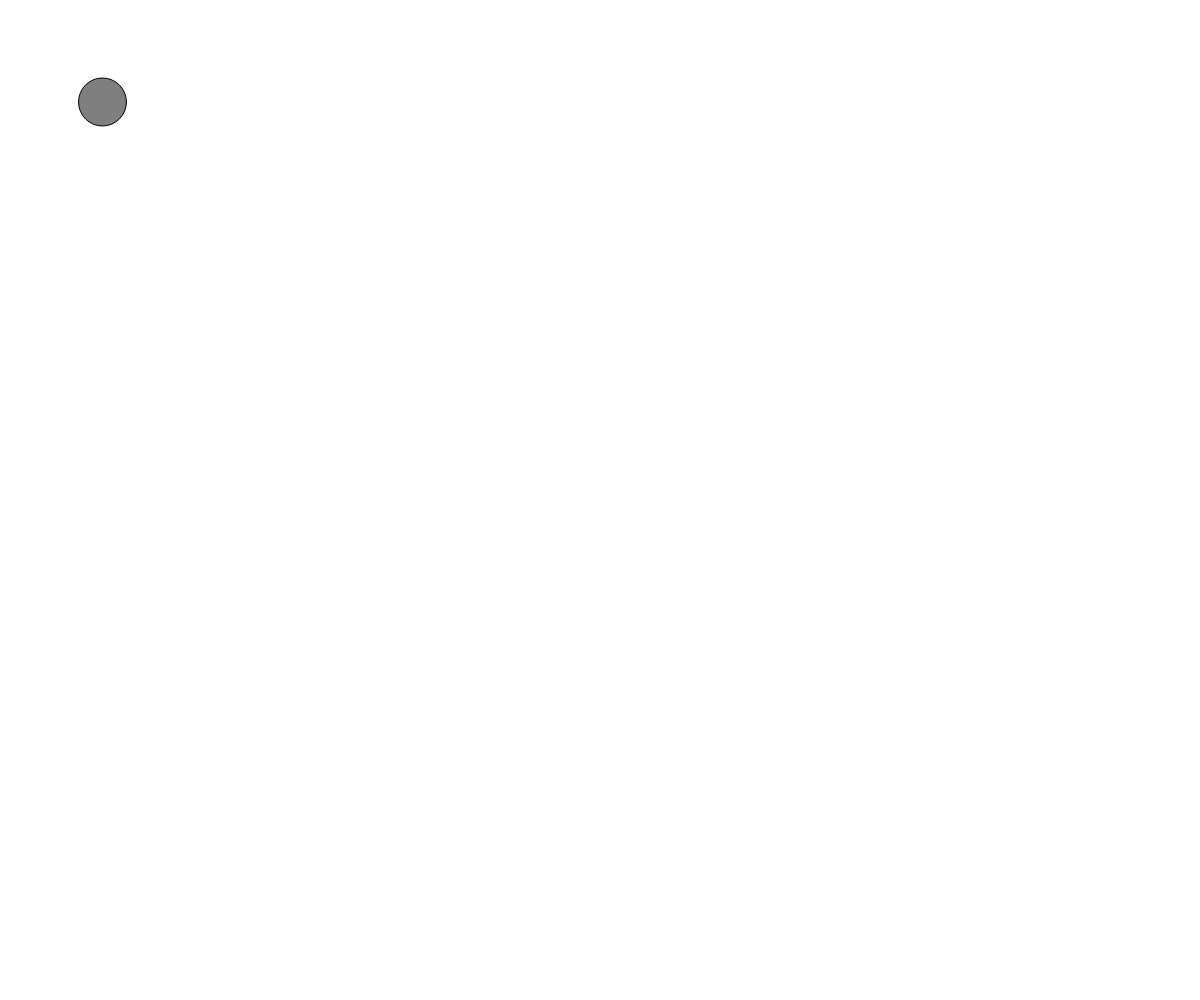
Frame 1 (no input)
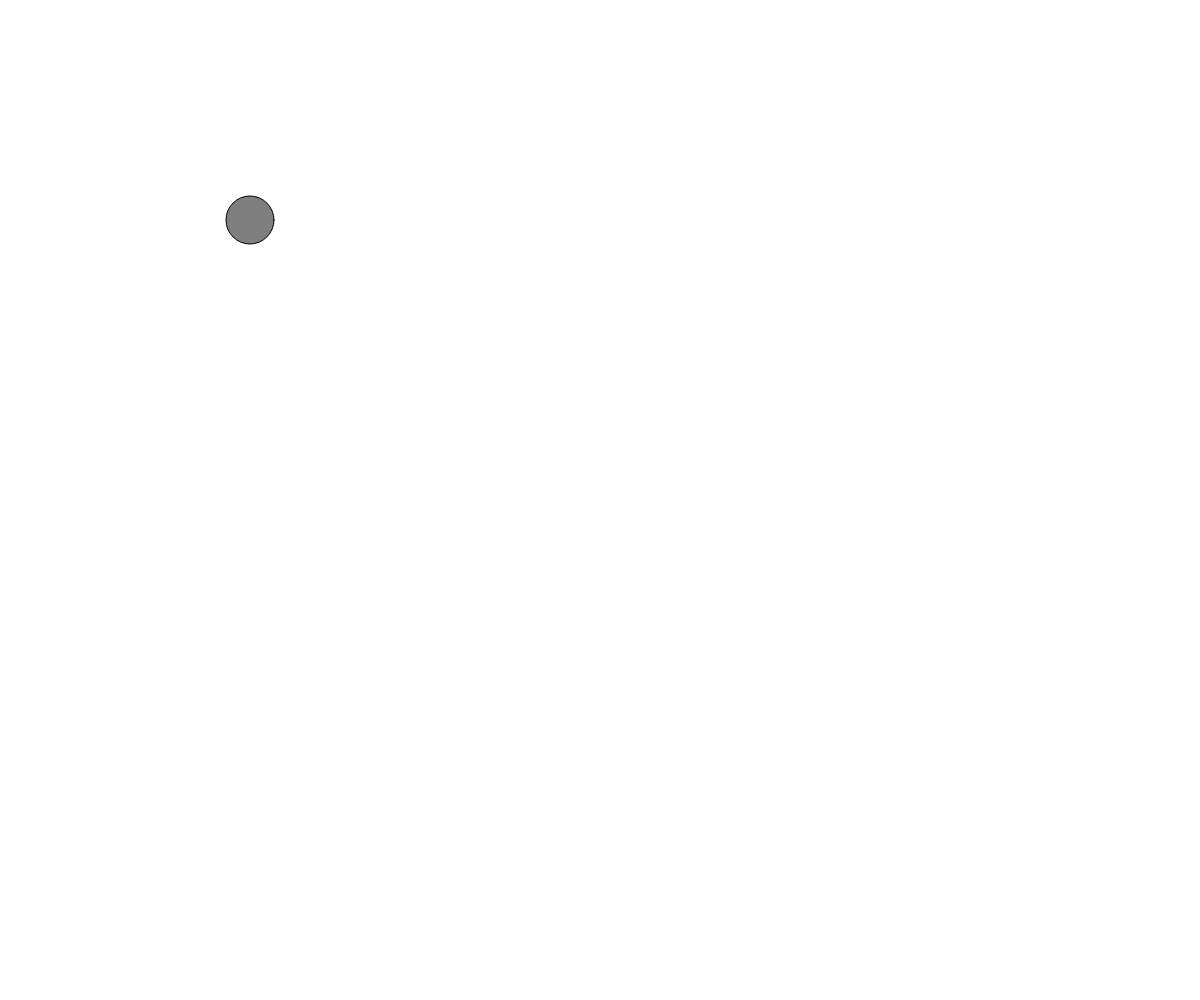
Frame 60 (no input)
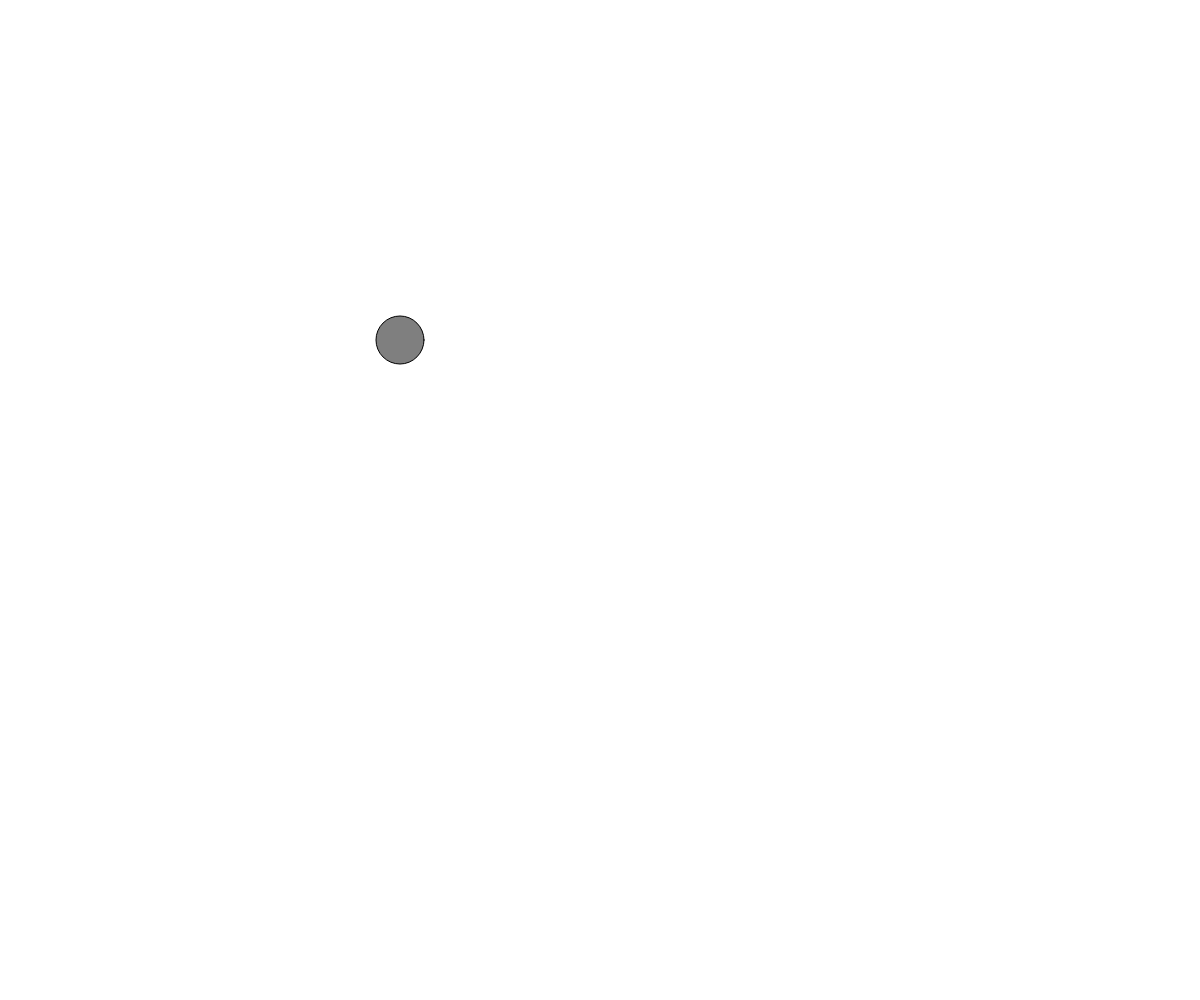
Frame 120 (the mouse pressed at the canvas centre since frame 60)

The p5.js sketch that drew these frames (run headless with seeded random() and noise() and a simulated clock; from frame 60 on, the mouse is pressed at the canvas centre):

// p5.js sketch
// ── sketch.js
let x = 100;
let y = 100;
let xspeed = 2.5;
let yspeed = 2;


function setup() {
  createCanvas(windowWidth, windowHeight);
  background(255);
}

function draw() {
  background(255);

  x = x + xspeed;
  y = y + yspeed;


  if (x > width || x < 0) {
    xspeed = xspeed * -1;
  }
  if (y > height || y < 0) {
    yspeed = yspeed * -1;
  }


  stroke(0);
  fill(127);
  circle(x, y, 48);
}
